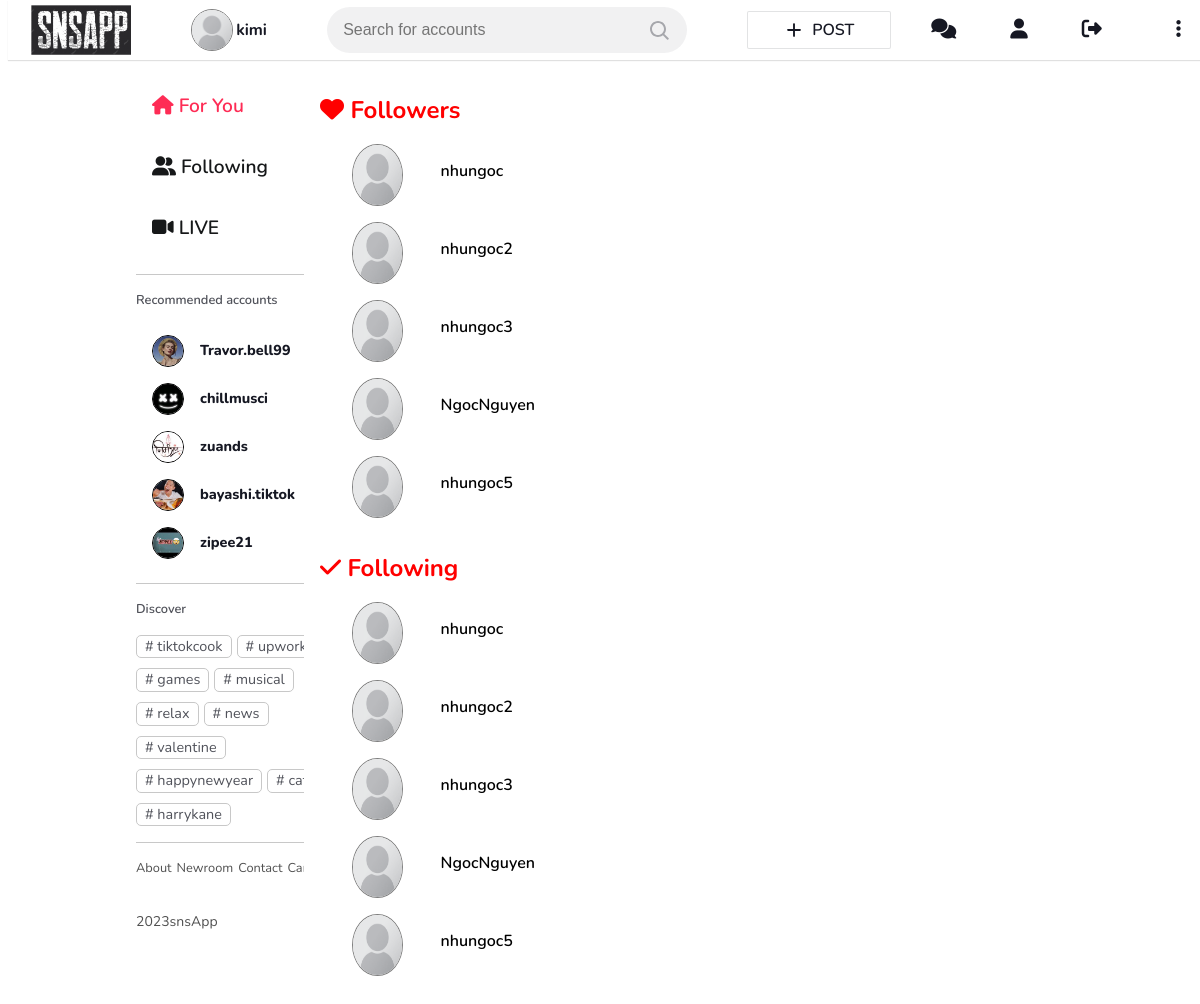
Screenshot of /friend_list/ (signed in) with the database file from the repository.
### snsApp/models.py (models this page shows)
class Follower(models.Model):
    user = models.CharField(max_length=200)
    follower = models.CharField(max_length=200)
    chat_room = models.CharField(max_length=100, null=True)

### snsApp/views.py (the view)
# urls.py: path('friend_list/', views.network_list, name='network-list'),
def network_list(request):
    if request.method == "GET":
        follower_list=[]
        followers = Follower.objects.filter(user=request.user)
        for user in followers:
            follower_list.append(user)
        following_list=[]
        followings = Follower.objects.filter(follower=request.user)
        for user in followings:
            following_list.append(user)
        return render(request, "snsApp/network.html", {"follower_list":follower_list, "following_list":following_list})
    else:
        return HttpResponseRedirect("user_home/")

### snsApp/templates/snsApp/network.html (shortened to what this page needs)
{% include "./header.html" %}
<body>
  {% include "./nav.html" %}
  <main>
  <div class="main-left" style="flex:0.25">
    <div class="btns">
        <a href=""><i class="fas fa-home"></i><span> For You</span></a>
        <a href=""><i class="fas fa-user-friends"></i><span> Following</span></a>
        <a href=""><i class="fas fa-video"></i><span> LIVE</span></a>
    </div>
    <div class="user-recommended">
        <p>Recommended accounts</p>
        <div class="user">
            <img src="/../static/img/avatar1.jpeg" alt="avatar">
            <h6 class="username">Travor.bell99</h6>
        </div>
        <div class="user">
            <img src="/../static/img/avatar2.jpeg" alt="avatar">
            <h6 class="username">chillmusci</h6>
        </div>
        <div class="user">
            <img src="/../static/img/avatar3.jpeg" alt="avatar">
            <h6 class="username">zuands</h6>
        </div>
        <div class="user">
            <img src="/../static/img/avatar4.jpeg" alt="avatar">
            <h6 class="username">bayashi.tiktok</h6>
        </div>
        <div class="user">
            <img src="/../static/img/avatar5.jpeg" alt="avatar">
            <h6 class="username">zipee21</h6>
        </div>
    </div>
    <div class="tags">
        <p>Discover</p>
        <div>
            <a href=""># tiktokcook</a>
            <a href=""># upwork</a>
            <a href=""># games</a>
            <a href=""># musical</a>
            <a href=""># relax</a>
            <a href=""># news</a>
            <a href=""># valentine</a>
            <a href=""># happynewyear</a>
            <a href=""># cat</a>
            <a href=""># harrykane</a>
        </div>
    </div>
    <div class="links">
        <div>
            <div class="link">
                <a href="">About</a>
                <a href="">Newroom</a>
                <a href="">Contact</a>
                <a href="">Careers</a>
             </div>
         </div>
    </div>
    <div class="copyright">2023snsApp</div>
</div>
<div class="main-right" style="margin-left:1rem">
  <div class="" >
    <div class="grid-x grid-margin-x">
      <div class="cell large-7">
        <h5 style="font-weight:700;font-size:1.5rem;color:red;margin-bottom:1rem;margin-top:2rem"><i class="fa-solid fa-heart"></i> Followers</h5>
        <ul style="align-items:inherit;margin-left:2rem">
          {% for user in follower_list %}
          <div style="display:flex;flex-direction:row;align-items:center;margin-bottom:1rem">
          {% if img %}
          <a style="text-align:center" href="/{{ user.follower }}/"><img style="width:50px;height:60px;border-radius:50%;border:1px solid gray;" src="{{ img }}" class="thumbnail"</a>
        {% else %}
          <a style="text-align:center" href="/{{ user.follower }}/"><img style="width:50px;height:60px;border-radius:50%;border:1px solid gray;" src="/static/media/blank.png" class="thumbnail"></a>
        {% endif %}
            <li><a style="margin-left:2.5rem;font-weight:600;font-size:1rem" href="/{{ user.follower }}/">{{ user.follower }}</a></li>
          </div>
          {% endfor %}
        </ul>
        <h5 style="font-weight:700;font-size:1.5rem;color:red;margin-bottom:1rem;margin-top:1rem"><i class="fa-sharp fa-solid fa-check"></i> Following</h5>
        <ul style="align-items:inherit;margin-left:2rem">
          {% for user in following_list %}
          <div style="display:flex;flex-direction:row;align-items:center;margin-bottom:1rem;">
            {% if img %}
          <a style="text-align:center" href="/{{ user.user }}/"><img style="width:50px;height:60px;border-radius:50%;border:1px solid gray;" src="{{ img }}" class="thumbnail"</a>
          {% else %}
          <a style="text-align:center" href="/{{ user.user }}/"><img style="width:50px;height:60px;border-radius:50%;border:1px solid gray;" src="/static/media/blank.png" class="thumbnail"></a>
          {% endif %}
          <li><a style="margin-left:2.5rem;font-weight:600;font-size:1rem" href="/{{ user.user }}/">{{ user.user }}</a></li>
          </div>
          {% endfor %}
        </ul>
      </div>
    </div>
  </div>
</div>
</main>
</body>

### snsApp/templates/snsApp/header.html (shortened to what this page needs)
<!DOCTYPE html>
<html lang="en">
<head>
    <link rel="stylesheet" href="/../static/css/style.css">
</head>

### snsApp/templates/snsApp/nav.html (shortened to what this page needs)
<div class="header">
  <div class="header-container">
   <div class="header-container__left">
       <a href="/" class="logo-href"><img class="logo" src="/../static/img/mainlogo.png" alt=""></a>
   </div>
   <div style="display:flex;flex-direction:row;align-items:center">
    {% if img_url %}
            <img style="width:40px;height:40px;border-radius:50%;border:1px solid gray" class="thumbnail" id="user-home-profile-thumbnail" src="{{ img_url }}" alt="user profile image">
          {% else %}
            <img style="width:40px;height:40px;border-radius:50%;border:1px solid gray" class="thumbnail" id="user-home-profile-thumbnail" src="/static/media/blank.png" alt="user profile image">
          {% endif %}
   <p style="font-size:1rem;font-weight:bold;margin-left:3px">{{ user }}</p>
   </div>
   <div class="header-container__middle">
    <form class="search" method="POST" action="{% url 'search-user'%}">
        <input type="search" placeholder="Search for accounts" name="q" class="input-post" style="font-weight: 400;
        font-weight: 400;
        font-size: 16px;
        line-height: 22px;
        border: none;
        background: transparent;
        outline: none;
        padding: 0;
        width: 292px;
        color: rgba(22, 24, 35, 1);
        caret-color: rgba(254, 44, 85, 1);
        appearance: textfield;">
        <button type="submit" id="search-button" class="button-post" style="padding: 11px 16px 11px 12px;
        margin: -12px -16px;
        font-size: 0;
        cursor: pointer;
        outline: none;
        border: none;
        background: transparent;
        margin-left: 0;">
        </button>
    </form>
   </div>
   <div class="header-container__right">
    {% if user.is_authenticated %}
    <div class="logined">
    <div class="post">
      <a href="/user_home/" class="post_href">
          <div class="div">
              <span class="post-span">
                  <font>POST</font>
              </span>
          </div>
        </div>
  </div>
    <a style="padding:10px;font-size:20px;margin-left:10px" class="login-a" href="/chat/<str:room_name>/"><i class="fa-sharp fa-solid fa-comments"></i></a>
    <a style="padding:10px;font-size:20px;margin-left:10px" class="login-a"href="/user_home"><i class="fa-solid fa-user"></i></a>
    <a style="padding:10px;font-size:20px;margin-left:10px" class="login-a"href="../logout"> <i class="fa-solid fa-right-from-bracket"></i></a>
    </div>
         {% endif %}
       <div class="dropdown" >
           <i style="font-size:20px" class="fa-solid fa-ellipsis-vertical"></i>
       </div>
   </div>
  </div>

### rows the page displays
Follower: follower "nhungoc"
Follower: follower "nhungoc2"
Follower: follower "nhungoc3"
Follower: follower "NgocNguyen"
Follower: follower "nhungoc5"
Follower: user "nhungoc"
Follower: user "nhungoc2"
Follower: user "nhungoc3"
Follower: user "NgocNguyen"
Follower: user "nhungoc5"

### other values shown
{{ user }} "kimi"
